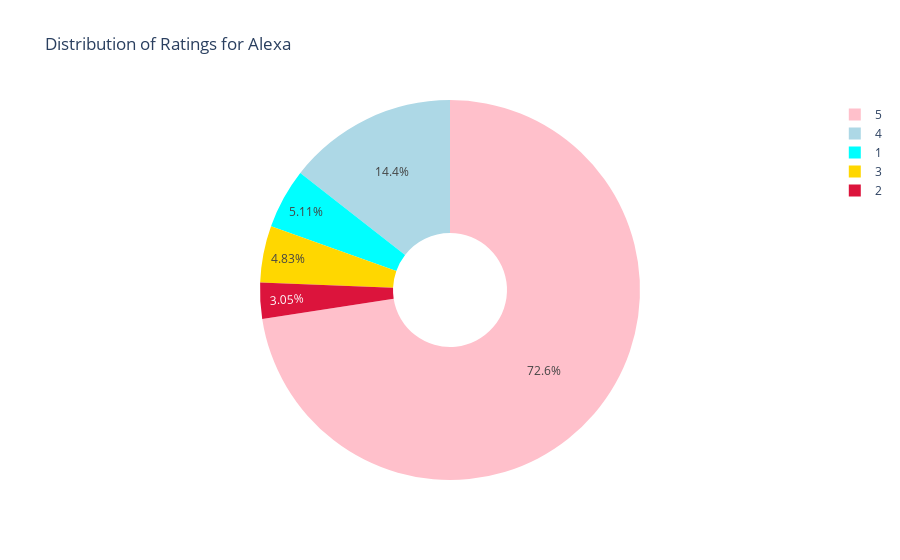

Notebook code cell kept with this figure:
### Code cell
layout = go.Layout(
           title = 'Distribution of Ratings for Alexa')
fig = go.Figure(data = df,
                 layout = layout)
py.iplot(fig)

### Figure 1 — Plotly figure (JSON) as saved in the notebook; plotly's stock layout.template omitted (floating-point values rounded to 4 significant figures)
{"data": [{"hole": 0.3, "labels": [5, 4, 1, 3, 2], "marker": {"colors": ["pink", "lightblue", "aqua", "gold", "crimson"]}, "name": "Alexa", "type": "pie", "values": [2286, 455, 161, 152, 96]}], "layout": {"title": {"text": "Distribution of Ratings for Alexa"}}}
